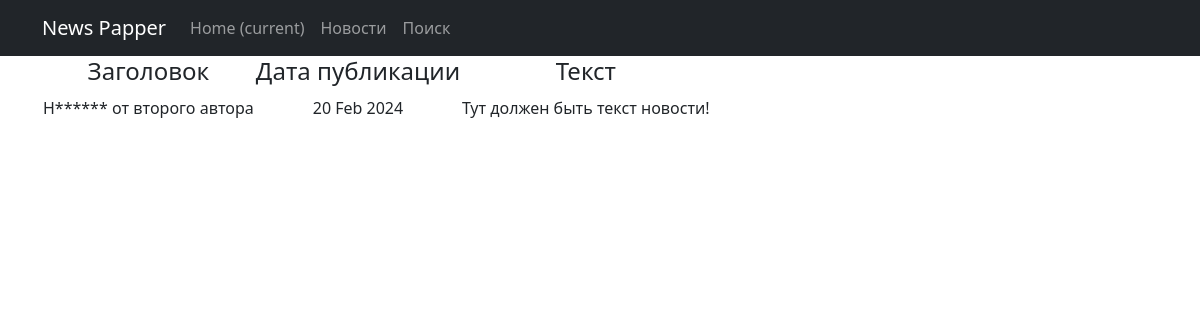
Screenshot of /news/3 with the database file from the repository.
### news/models.py (models this page shows, shortened)
class Post(models.Model):
    author = models.ForeignKey(Author, on_delete=models.CASCADE)
    News = 'NW'
    Article = 'AR'
    CHOISE_CATEGORY = [
        (News, 'Новость'),
        (Article, 'Статья')
    ]
    categoryType = models.CharField(max_length=2, choices=CHOISE_CATEGORY, default=News)
    dateCreation = models.DateTimeField(auto_now_add=True)
    postCategory = models.ManyToManyField(Category, through='PostCategory')
    title = models.CharField(max_length=128)
    text = models.TextField()
    rating = models.SmallIntegerField(default=0)

### news/views.py (the view)
# urls.py: path('<int:pk>', PostDetail.as_view(), name='post_detail'),
class PostDetail(DetailView):
    model = Post
    template_name = 'news.html'
    context_object_name = 'news'

### news/templatetags/custom_filters.py (called while the page is built)
@register.filter()
def censor(text):
    text = str(text)
    _dict = ["новость", "заглавие", "профессор"]
    for word in _dict:
        w = word.lower()
        text = text.replace(w, w[0]+'*'*(len(w)-1))
        text = text.replace(w.title(), w.title()[0]+'*'*(len(w)-1))
    return text

### templates/news.html (shortened to what this page needs)
{% extends 'flatpages/default.html' %}
{% load custom_filters %}
{% block content %}
        <table>
            <tr>
                <td><h4>Заголовок</h4></td>
                <td><h4>Дата публикации</h4></td>
                <td><h4>Текст</h4></td>
            </tr>
            <tr>
                <td>{{ news.title|censor }}</td>
                <td>{{ news.dateCreation|date:'d M Y' }}</td>
                <td>{{ news.text|censor }}</td>
            </tr>
        </table>
{% endblock content %}

### rows the page displays
Post: title|censor "Н****** от второго автора", dateCreation "20 Feb 2024", text|censor "Тут должен быть текст новости!"
